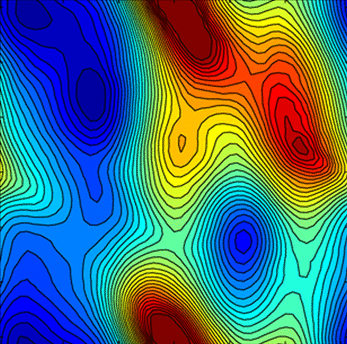
#> input picture 2D_model_potential_TW/fes_digitize.png, 347 x 344 px, found by its file name
$ python fit_dialanine_gauss.py
#> lines starting #> are read from the running program, lines starting #| are printed output that depends on the picture
#this is a python script fit some gaussians to the dialanine fes.

import numpy as np
import matplotlib.pyplot as plt
from scipy.optimize import minimize
from PIL import Image
plt.rcParams.update({'font.size': 16})

# Define a single 2D Gaussian
def gaussian_2D(params, x, y):
    A, x0, y0, sigma_x, sigma_y = params
    return A * np.exp(-((x - x0)**2 / (2 * sigma_x**2) + (y - y0)**2 / (2 * sigma_y**2)))

# Define the sum of Gaussians
def sum_of_gaussians(params, x, y, n_gaussians, N=100):
    total = np.zeros((N,N))

    A = params[0::5]
    x0 = params[1::5]
    y0 = params[2::5]
    sigma_x = params[3::5]
    sigma_y = params[4::5]

    for i in range(n_gaussians):
        total += gaussian_2D([A[i], x0[i], y0[i], sigma_x[i], sigma_y[i]], x, y)
    return total

# Define the error function to be minimized
def error_function(params, x, y, fes, n_gaussians):
    fes_dim = fes.shape[0]
    diff = fes - sum_of_gaussians(params, x, y, n_gaussians, N = fes_dim)
    return np.sum(diff**2)

# Assume x_data, y_data, and fes_data are the 2D grid and FES values
# Let's fit using 5 Gaussians for illustration
n_gaussians = 15
test = True
img = Image.open("./fes_digitize.png")
#> img is the input picture: PIL image 347x344 RGBA; mean R, G, B, A 70.8, 113.8, 121.6, 255
img = np.array(img)

#we add the red, minus the blue, and add the average of greyscale.
img_greyscale = 0.6 * img[:,:,0] + 0.4 * img[:,:,1] + 0.11 * img[:,:,2]  # 0.8 * img[:,:,0] - 0.15 * img[:,:,1] - 0.2 * img[:,:,2]
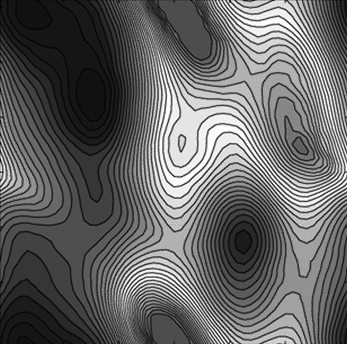
#> img_greyscale: shape (344, 347) float64; min 1.11, max 254, mean 101.4

img = img_greyscale
img = img/np.max(img)
#> img: shape (344, 347) float64
img = img - np.min(img)

#get img square.
img = img[0:img.shape[0], 0:img.shape[0]]
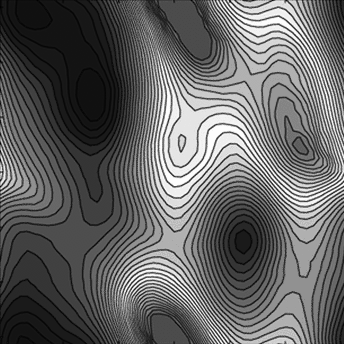
#> img: shape (344, 344) float64; min 0, max 0.996, mean 0.395

#the image is on -pi to pi, we shift it to 0 to 2pi
img = np.roll(img, int(img.shape[0]/2), axis=0)
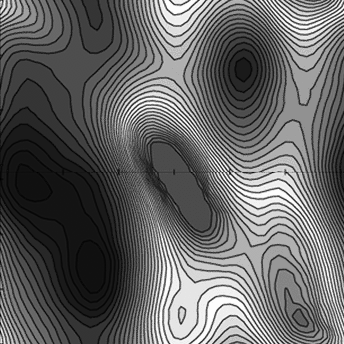
#> img: shape (344, 344) float64; min 0, max 0.996, mean 0.395
img = np.roll(img, int(img.shape[1]/2), axis=1)
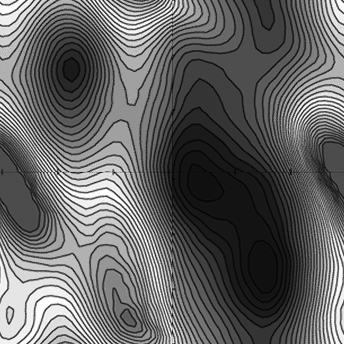
#> img: shape (344, 344) float64; min 0, max 0.996, mean 0.395

plt.imshow(img, cmap="coolwarm", extent=[0, 2*np.pi,0, 2*np.pi], vmin=0, vmax=1.2)
plt.savefig("./test.png")

#note fes is normalized.
#now we fit it with gaussians
#we cast this into x,y coordinates [-pi, pi] x [-pi, pi]
#x, y = np.meshgrid(np.linspace(-np.pi, np.pi, img.shape[0]), np.linspace(-np.pi, np.pi, img.shape[0]))
x, y = np.meshgrid(np.linspace(0, 2*np.pi, img.shape[0]), np.linspace(0, 2*np.pi, img.shape[0]))

if test:
#> (the run stopped early here; a loop or call above may not have finished)
